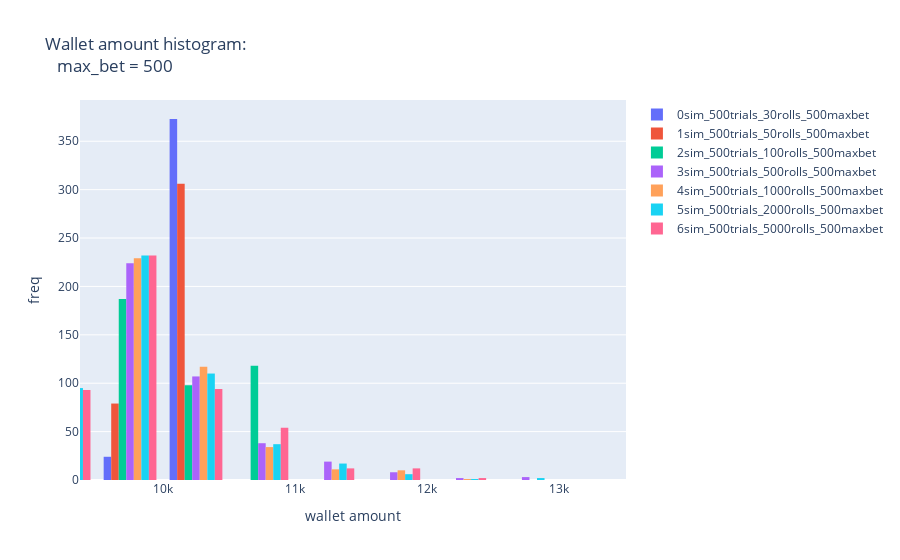

Notebook cell for this chart:
### Code cell
max_bet = 500
wallet_hist_fig = go.Figure()

one_max_bet_df = simulations_df.loc[simulations_df["max_bet"] == max_bet].copy()
last_status_df = one_max_bet_df.groupby(["simulation", "trial"]).nth(-1)
last_status_df.reset_index(inplace=True)
_min, _max = last_status_df["wallet"].agg(["min", "max"])

for sim_name in last_status_df['simulation'].unique().tolist():
    single_sim_last_status_df = last_status_df.loc[last_status_df["simulation"] == sim_name].copy()
    wallet_hist_fig.add_trace(
        go.Histogram(
            name = sim_name,
            x = single_sim_last_status_df["wallet"],
            xbins=dict(
                size=500
            )
        )
    )
wallet_hist_fig.update_layout(
    title_text = f"Wallet amount histogram: <br>   max_bet = {max_bet}",
    xaxis_title = "wallet amount",
    yaxis_title = "freq",
    xaxis_range = [_min, _max]
)

wallet_hist_fig.show()

### Figure 1 — Plotly figure (JSON) as saved in the notebook; plotly's stock layout.template omitted (floating-point values rounded to 4 significant figures; data arrays with more than 128 entries replaced by an {"elided": "..."} marker saying what was removed)
{"data": [{"name": "0sim_500trials_30rolls_500maxbet", "type": "histogram", "x": {"elided": "500 int values"}, "xbins": {"size": 500}}, {"name": "1sim_500trials_50rolls_500maxbet", "type": "histogram", "x": {"elided": "500 int values"}, "xbins": {"size": 500}}, {"name": "2sim_500trials_100rolls_500maxbet", "type": "histogram", "x": {"elided": "500 int values"}, "xbins": {"size": 500}}, {"name": "3sim_500trials_500rolls_500maxbet", "type": "histogram", "x": {"elided": "500 int values"}, "xbins": {"size": 500}}, {"name": "4sim_500trials_1000rolls_500maxbet", "type": "histogram", "x": {"elided": "500 int values"}, "xbins": {"size": 500}}, {"name": "5sim_500trials_2000rolls_500maxbet", "type": "histogram", "x": {"elided": "500 int values"}, "xbins": {"size": 500}}, {"name": "6sim_500trials_5000rolls_500maxbet", "type": "histogram", "x": {"elided": "500 int values"}, "xbins": {"size": 500}}], "layout": {"title": {"text": "Wallet amount histogram: <br>   max_bet = 500"}, "xaxis": {"range": [9370, 13510], "title": {"text": "wallet amount"}}, "yaxis": {"title": {"text": "freq"}}}}
